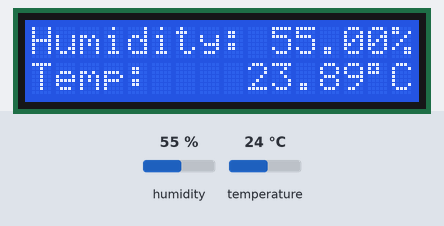
Bench run of a sketch on a simulated Arduino Uno, built with avr-gcc and run on an emulated ATmega328P. Parts: 16×2 character LCD. The test bench sets the inputs (shaded band); at power-on: humidity 55 %, temperature 24 °C. What the sketch prints to the serial monitor is not drawn.

Above: at 1.2 s.
1.3 s: humidity set to 22 %
At 5.7 s:
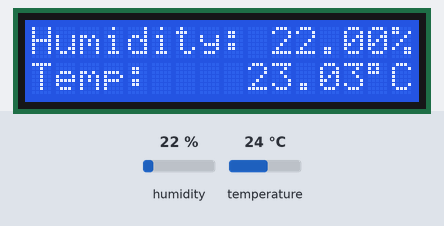
7.3 s: temperature set to 12 °C
At 10.5 s:
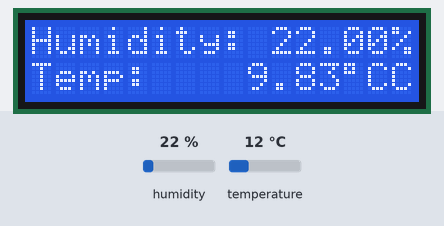
13.3 s: humidity set to 40 %
At 15.4 s:
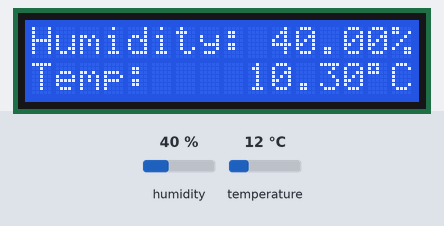
19.3 s: temperature set to 19 °C
At 21.5 s:
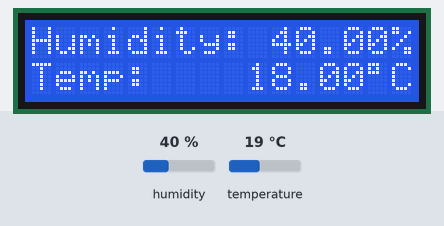
Timing chart, 0 to 23.0 s (numbered marks = the images above; inputs shaded):
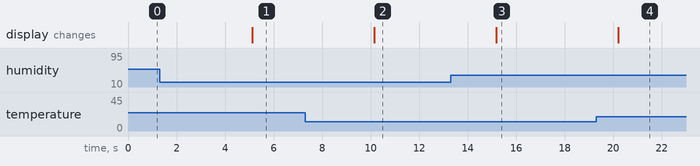

Measured:
- after the input at 1.3 s, the display: changes after 3.8 s (image 1)
- after the input at 7.3 s, the display: changes after 2.9 s (image 2)
- after the input at 13.3 s, the display: changes after 1.9 s (image 3)
- after the input at 19.3 s, the display: changes after 0.91 s (image 4)

The sketch:

sensor-display.ino
```cpp
#include "DHT.h"
#include "LiquidCrystal.h"

#define DHTPIN 13 // Digital pin connected to the DHT sensor
#define DHTTYPE DHT11 // Sensor Type

DHT dht(DHTPIN, DHTTYPE);

// LiquidCrystal(RS, E, D4, D5, D6, D7):
LiquidCrystal lcd = LiquidCrystal(2, 3, 4, 5, 6, 7);

void setup() {
  Serial.begin(9600);

  dht.begin();

  lcd.begin(16, 2);
}

void loop() {
  float h = dht.readHumidity(); // read humidity
  float t = dht.readTemperature(); // read temperature

  if (isnan(h) || isnan(t)) {
    Serial.println(F("Failed to read from DHT sensor!"));
    return;
  }

  float hic = dht.computeHeatIndex(t, h, false); // calculte heat index in celsius

  Serial.print(h);
  Serial.print(",");
  Serial.print(t);
  Serial.print(",");
  Serial.print(hic);
  Serial.println("");

  // First Row
  lcd.setCursor(0, 0);
  lcd.print(F("Humidity: "));
  lcd.print(h);
  lcd.print("%");

  // Second Row
  lcd.setCursor(0, 1);
  lcd.print("Temp: ");
  lcd.setCursor(9,1);
  lcd.print(hic);
  lcd.print((char)223);
  lcd.print("C");

  delay(5000);
}
```
